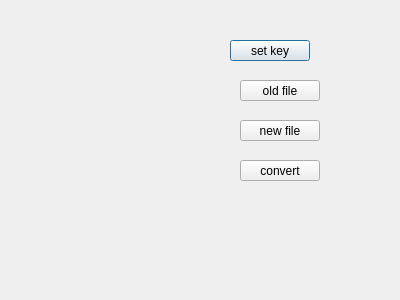
<?xml version="1.0" encoding="UTF-8"?>
<ui version="4.0">
 <class>DecryptAsymmetric</class>
 <widget class="QDialog" name="DecryptAsymmetric">
  <property name="geometry">
   <rect>
    <x>0</x>
    <y>0</y>
    <width>400</width>
    <height>300</height>
   </rect>
  </property>
  <property name="windowTitle">
   <string>Dialog</string>
  </property>
  <widget class="QPushButton" name="set_key">
   <property name="geometry">
    <rect>
     <x>230</x>
     <y>40</y>
     <width>80</width>
     <height>21</height>
    </rect>
   </property>
   <property name="text">
    <string>set key</string>
   </property>
  </widget>
  <widget class="QPushButton" name="old_file">
   <property name="geometry">
    <rect>
     <x>240</x>
     <y>80</y>
     <width>80</width>
     <height>21</height>
    </rect>
   </property>
   <property name="text">
    <string>old file</string>
   </property>
  </widget>
  <widget class="QPushButton" name="new_file">
   <property name="geometry">
    <rect>
     <x>240</x>
     <y>120</y>
     <width>80</width>
     <height>21</height>
    </rect>
   </property>
   <property name="text">
    <string>new file</string>
   </property>
  </widget>
  <widget class="QPushButton" name="convert">
   <property name="geometry">
    <rect>
     <x>240</x>
     <y>160</y>
     <width>80</width>
     <height>21</height>
    </rect>
   </property>
   <property name="text">
    <string>convert</string>
   </property>
  </widget>
 </widget>
 <resources/>
 <connections/>
</ui>
